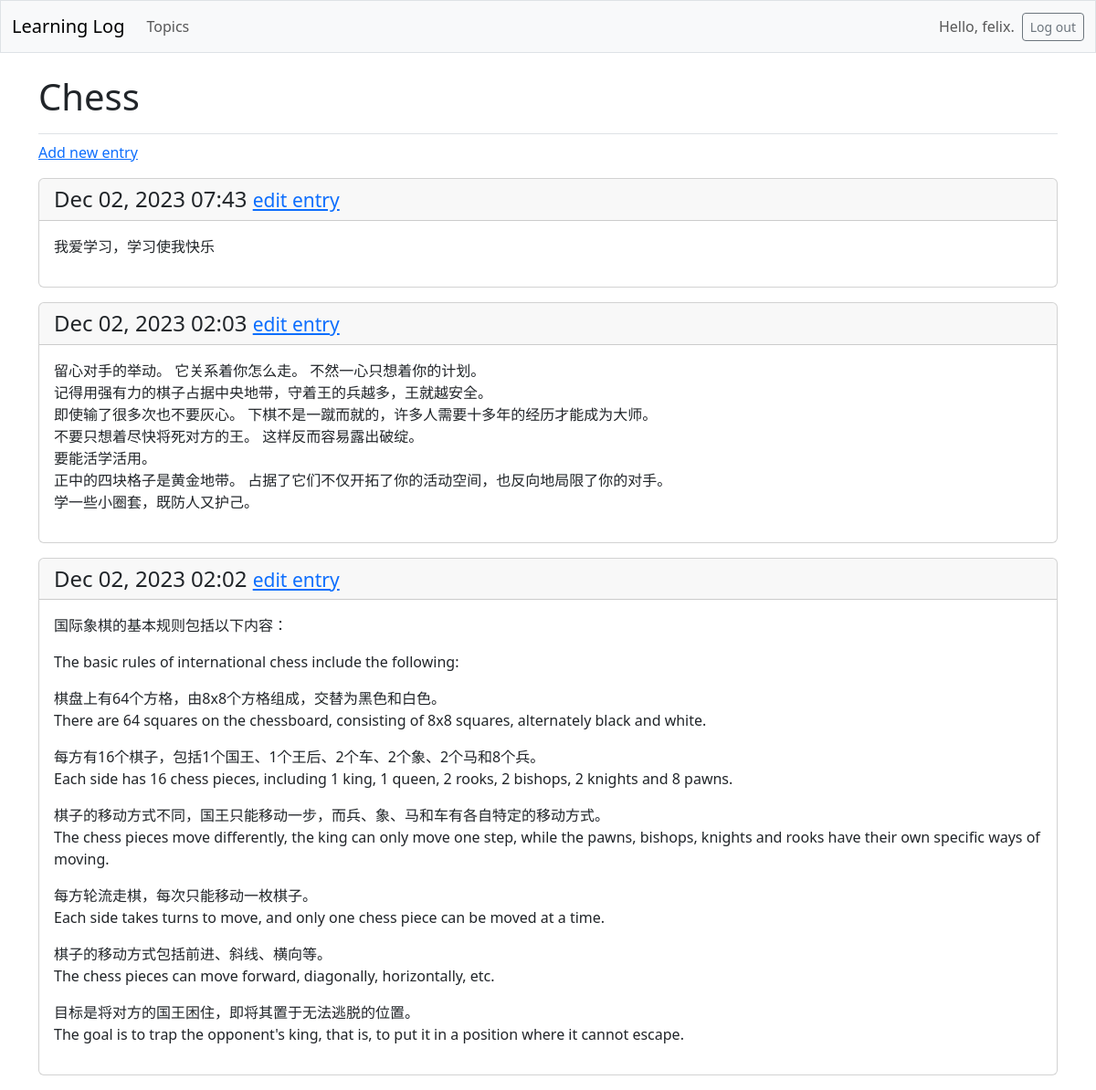
The page /topics/1/ (signed in) on the database its author committed.
### learning_logs/models.py (models this page shows, shortened)
class Topic(models.Model):
    text=models.CharField(max_length=200)
    date_added=models.DateTimeField(auto_now_add=True)
    owner=models.ForeignKey(User,on_delete=models.CASCADE)

class Entry(models.Model):
    topic=models.ForeignKey(Topic,on_delete=models.CASCADE)
    text=models.TextField()
    date_added=models.DateTimeField(auto_now_add=True)
    class Meta:
        verbose_name_plural='entries'

### learning_logs/views.py (the view)
# urls.py: path('topics/<int:topic_id>/',views.topic,name='topic'),
@login_required
def topic(request ,topic_id):
    topic=Topic.objects.get(id=topic_id)
    if topic.owner!=request.user:
        raise Http404
    entries=topic.entry_set.order_by('-date_added')
    context = {'topic': topic, 'entries': entries}
    return render(request, 'learning_logs/topic.html', context)

### learning_logs/templates/learning_logs/topic.html
{% extends 'learning_logs/base.html' %}
{% block page_header %}
  <h1>{{ topic.text }}</h1>
{% endblock page_header %}
{% block content %}
  <p>
    <a href="{% url 'learning_logs:new_entry' topic.id %}">Add new entry</a>
  </p>
  {% for entry in entries %}
    <div class="card mb-3">
      <h4 class="card-header">
        {{ entry.date_added|date:'M d, Y H:i' }}
        <small><a href="{% url 'learning_logs:edit_entry' entry.id %}">
          edit entry</a></small>
      </h4>
      <div class="card-body">{{ entry.text|linebreaks }}</div>
    </div>
  {% empty %}
    <p>There are no entries for this topic yet.</p>
  {% endfor %}
{% endblock content %}

### learning_logs/templates/learning_logs/base.html (shortened to what this page needs)
<!DOCTYPE html>
<html lang="en">
<head>
    {% load django_bootstrap5 %}
    {% bootstrap_css %}
</head>
<body>
<nav class="navbar navbar-expand-md navbar-light bg-light mb-4 border">
    <div class="container-fluid">
      <a class="navbar-brand" href="{% url 'learning_logs:index' %}">
          Learning Log</a>
      <div class="collapse navbar-collapse" id="navbarCollapse">
        <ul class="navbar-nav me-auto mb-2 mb-md-0">
          <li class="nav-item">
            <a class="nav-link" href="{% url 'learning_logs:topics' %}">
              Topics</a></li>
        </ul>
        <ul class="navbar-nav ms-auto mb-2 mb-md-0">
          {% if user.is_authenticated %}
            <li class="nav-item">
              <span class="navbar-text me-2">Hello, {{ user.username }}.
                </span></li>
          {% endif %}
        </ul>
        {% if user.is_authenticated %}
          <form action="{% url 'accounts:logout' %}" method='post'>
            <button name='submit' class='btn btn-outline-secondary btn-sm'>
              Log out</button>
          </form>
        {% endif %}
      </div>
    </div>
  </nav>
  <main class="container">
    <div class="pb-2 mb-2 border-bottom">
      {% block page_header %}{% endblock page_header %}
    </div>
    <div>
      {% block content %}{% endblock content %}
    </div>
  </main>
</body>
</html>

### rows shown on the page
Topic: text "Chess"
Entry: date_added "Dec 02, 2023 07:43", text "我爱学习，学习使我快乐"
Entry: date_added "Dec 02, 2023 02:03", text "留心对手的举动。 它关系着你怎么走。 不然一心只想着你的计划。 记得用强有力的棋子占据中央地带，守着王的兵越多，王就越安全。 即使输了很多次也不要灰心。 下棋不是一蹴而就的，许多人需要十多年的经历才能成为大师。 不要只想着尽快将死对方的王。 这样反而容易露出破绽。 要能活学活用。 正中的四块格子是黄金地带。 占据了它们不仅开拓了你的活动空间，也反向地局限了你的对手。 学一些小圈套，既防人又护己。"
Entry: date_added "Dec 02, 2023 02:02", text "国际象棋的基本规则包括以下内容： The basic rules of international chess include the following: 棋盘上有64个方格，由8x8个方格组成，交替为黑色和白色。 There are 64 squares on the chessboard, consisting of 8x8 squares, alternately black and white. 每方有16个棋子，包括1个国王、1个王后、2个车、2个象、2个马和8个兵。 Each side has 16 chess pieces, including 1 king, 1 queen, 2 rooks, 2 bishops, 2 knights and 8 pawns. 棋子的移动方式不同，国王只能移动一步，而兵、象、马和车有各自特定的移动方式。 The chess pieces move differently, the king can only move one step, while the pawns, bishops, knights and rooks have their own specific ways of moving. 每方轮流走棋，每次只能移动一枚棋子。 Each side takes turns to move, and only one chess piece can be moved at a time. 棋子的移动方式包括前进、斜线、横向等。 The chess pieces can move forward,…"

### other values the page prints
{{ user.username }} "felix"
